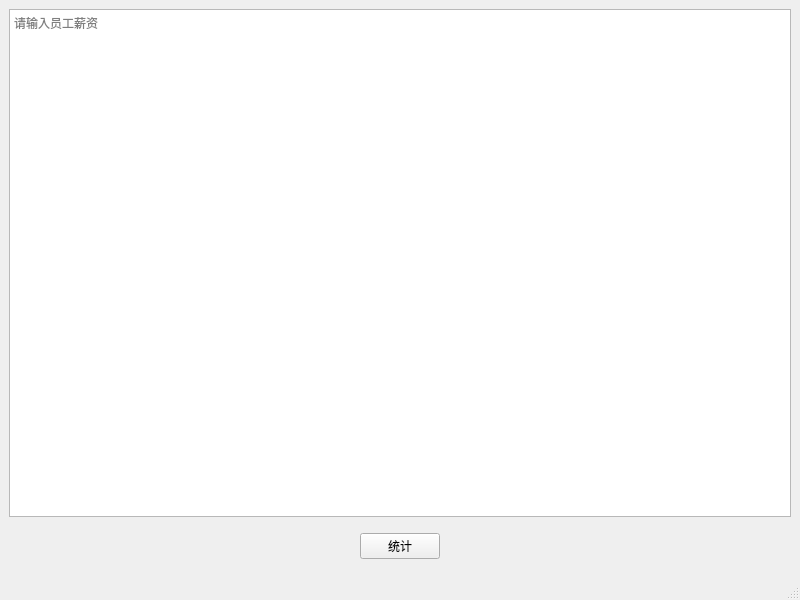
<?xml version="1.0" encoding="UTF-8"?>
<ui version="4.0">
 <class>MainWindow</class>
 <widget class="QMainWindow" name="MainWindow">
  <property name="geometry">
   <rect>
    <x>0</x>
    <y>0</y>
    <width>800</width>
    <height>600</height>
   </rect>
  </property>
  <property name="windowTitle">
   <string>统计薪资</string>
  </property>
  <property name="toolTip">
   <string/>
  </property>
  <widget class="QWidget" name="centralwidget">
   <layout class="QVBoxLayout" name="verticalLayout">
    <item>
     <widget class="QTextEdit" name="text">
      <property name="sizePolicy">
       <sizepolicy hsizetype="Minimum" vsizetype="Minimum">
        <horstretch>0</horstretch>
        <verstretch>10</verstretch>
       </sizepolicy>
      </property>
      <property name="placeholderText">
       <string>请输入员工薪资</string>
      </property>
     </widget>
    </item>
    <item>
     <layout class="QHBoxLayout" name="horizontalLayout">
      <property name="spacing">
       <number>7</number>
      </property>
      <property name="sizeConstraint">
       <enum>QLayout::SetDefaultConstraint</enum>
      </property>
      <property name="topMargin">
       <number>10</number>
      </property>
      <property name="bottomMargin">
       <number>10</number>
      </property>
      <item>
       <widget class="QPushButton" name="button">
        <property name="sizePolicy">
         <sizepolicy hsizetype="Fixed" vsizetype="Fixed">
          <horstretch>0</horstretch>
          <verstretch>0</verstretch>
         </sizepolicy>
        </property>
        <property name="text">
         <string>统计</string>
        </property>
       </widget>
      </item>
     </layout>
    </item>
   </layout>
  </widget>
  <widget class="QMenuBar" name="menubar">
   <property name="geometry">
    <rect>
     <x>0</x>
     <y>0</y>
     <width>800</width>
     <height>26</height>
    </rect>
   </property>
  </widget>
  <widget class="QStatusBar" name="statusbar"/>
 </widget>
 <resources/>
 <connections/>
</ui>
